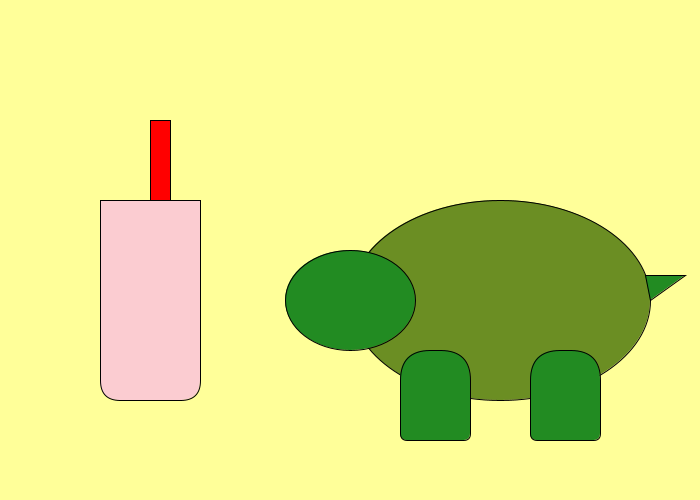
Frame 1 (no input)
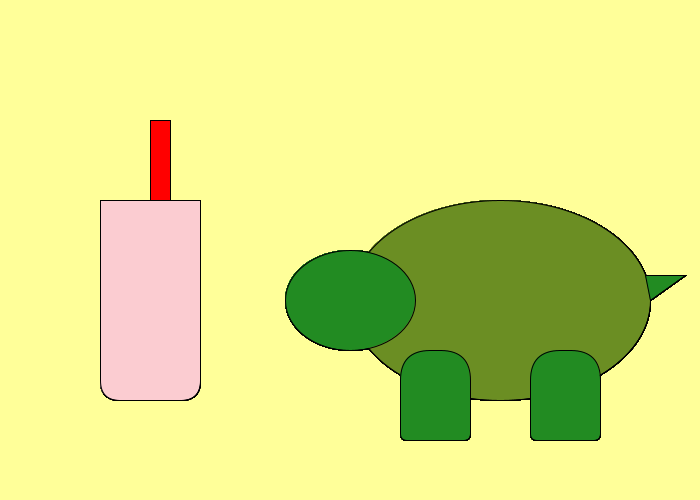
Frame 60 (the mouse pressed at the canvas centre just before this capture)
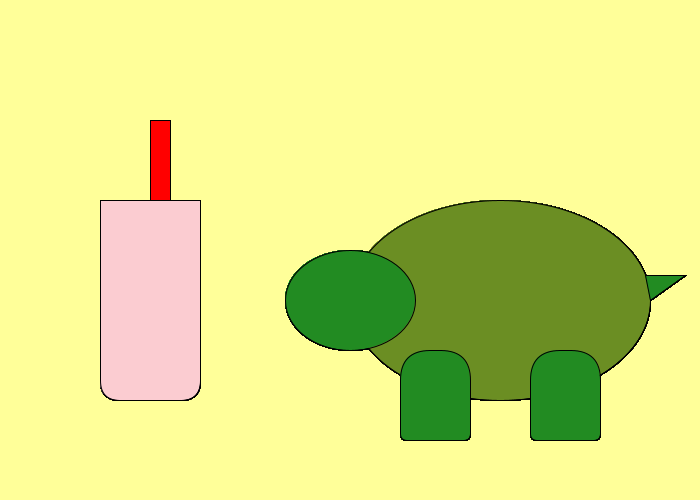
Frame 120 (the mouse held since frame 60 and released just before this capture)

The Processing sketch that drew these frames (run headless with seeded random() and noise(); from frame 60 on, the mouse is pressed at the canvas centre):

// Processing sketch: Actually_It_s_A_Tortoise
// ── Actually_It_s_A_Tortoise.pde

 void setup() {
  size(700,500);
  background(255,255,153);
   
 }


void draw() {
  
//Pink Lemonade and Straw
fill(251,204,209);
rect(100,200,100,200,0,0,20,20);

fill(255,0,0);
rect(150,120,20,80);


//Turtle Body
fill(107,142,35);
ellipse(500,300, 300,200);

//Head
fill(34,139,34);
ellipse(350,300,130,100);

//Legs
rect(400,350,70,90,30,30,7,7);
rect(530,350,70,90,30,30,7,7);

//Tail
triangle(645,275,650,300,685,275);



}
